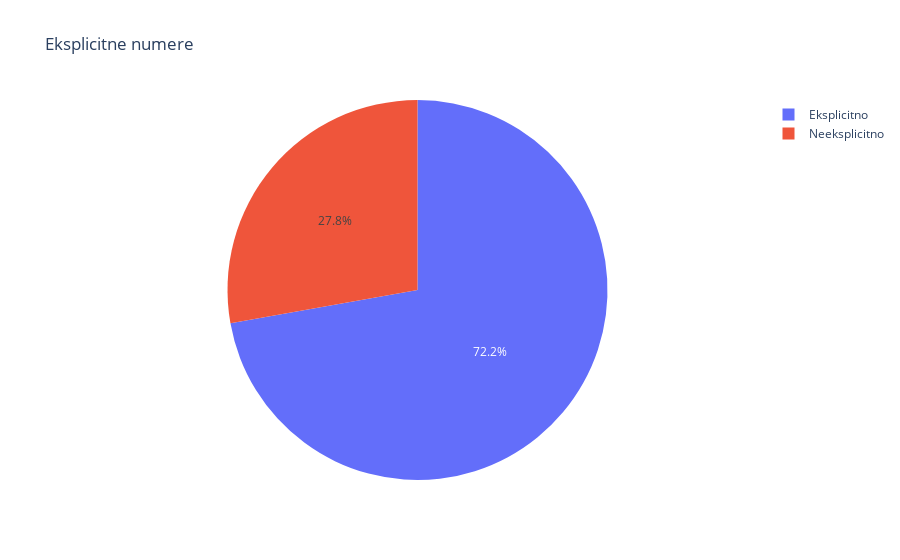

The code cell stored with this chart in its notebook:
### Code cell
explicit_count = data['Explicit'].value_counts()
labels = ['Eksplicitno', 'Neeksplicitno']


fig = px.pie(names=labels, values=explicit_count.values, title='Eksplicitne numere')
fig.update_traces(textinfo='percent')
fig.show()

### Figure 1 — Plotly figure (JSON) as saved in the notebook; plotly's stock layout.template omitted (floating-point values rounded to 4 significant figures)
{"data": [{"domain": {"x": [0, 1], "y": [0, 1]}, "hovertemplate": "label=%{label}<br>value=%{value}<extra></extra>", "labels": ["Eksplicitno", "Neeksplicitno"], "legendgroup": "", "name": "", "showlegend": true, "textinfo": "percent", "type": "pie", "values": [1280, 493]}], "layout": {"legend": {"tracegroupgap": 0}, "title": {"text": "Eksplicitne numere"}}}
